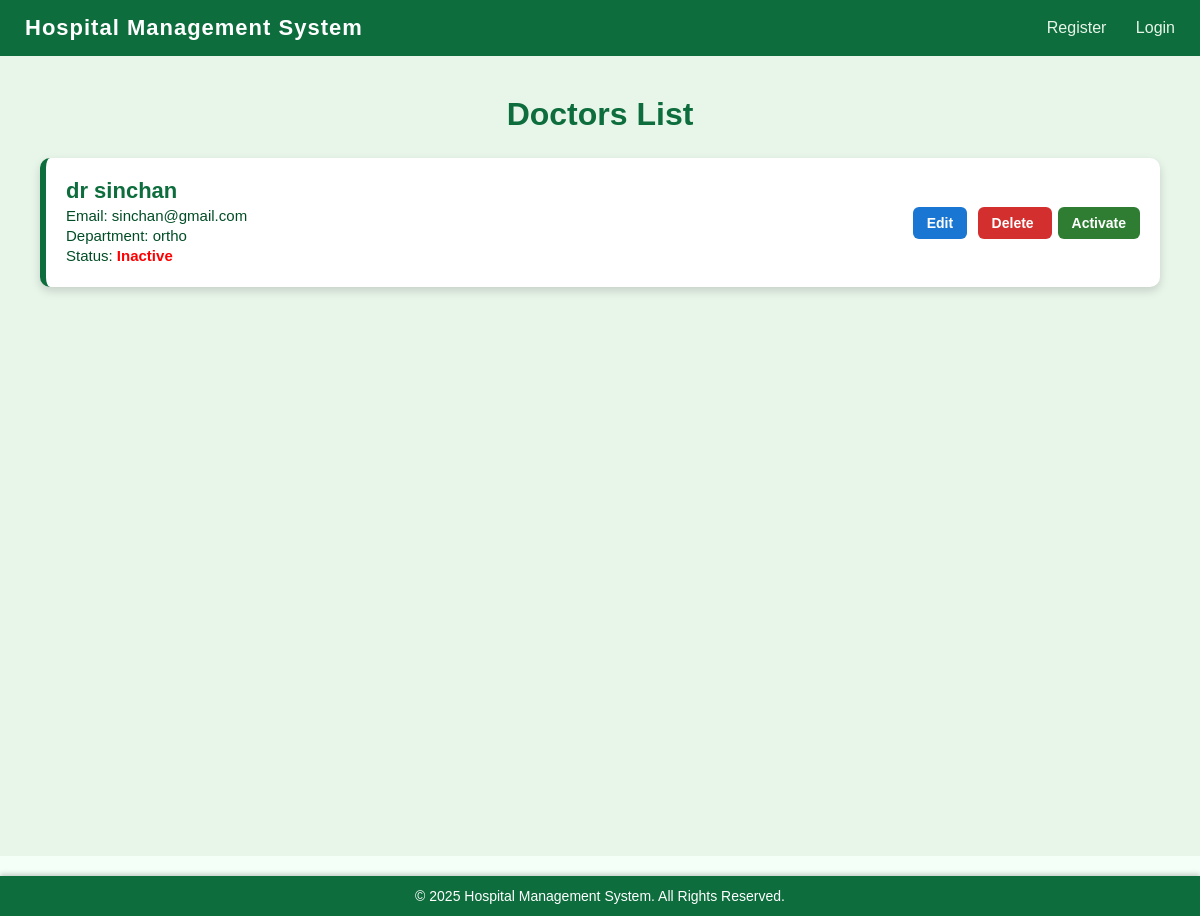
/admin_dashboard/view_doctor/4, run on an earlier commit of the app's database.
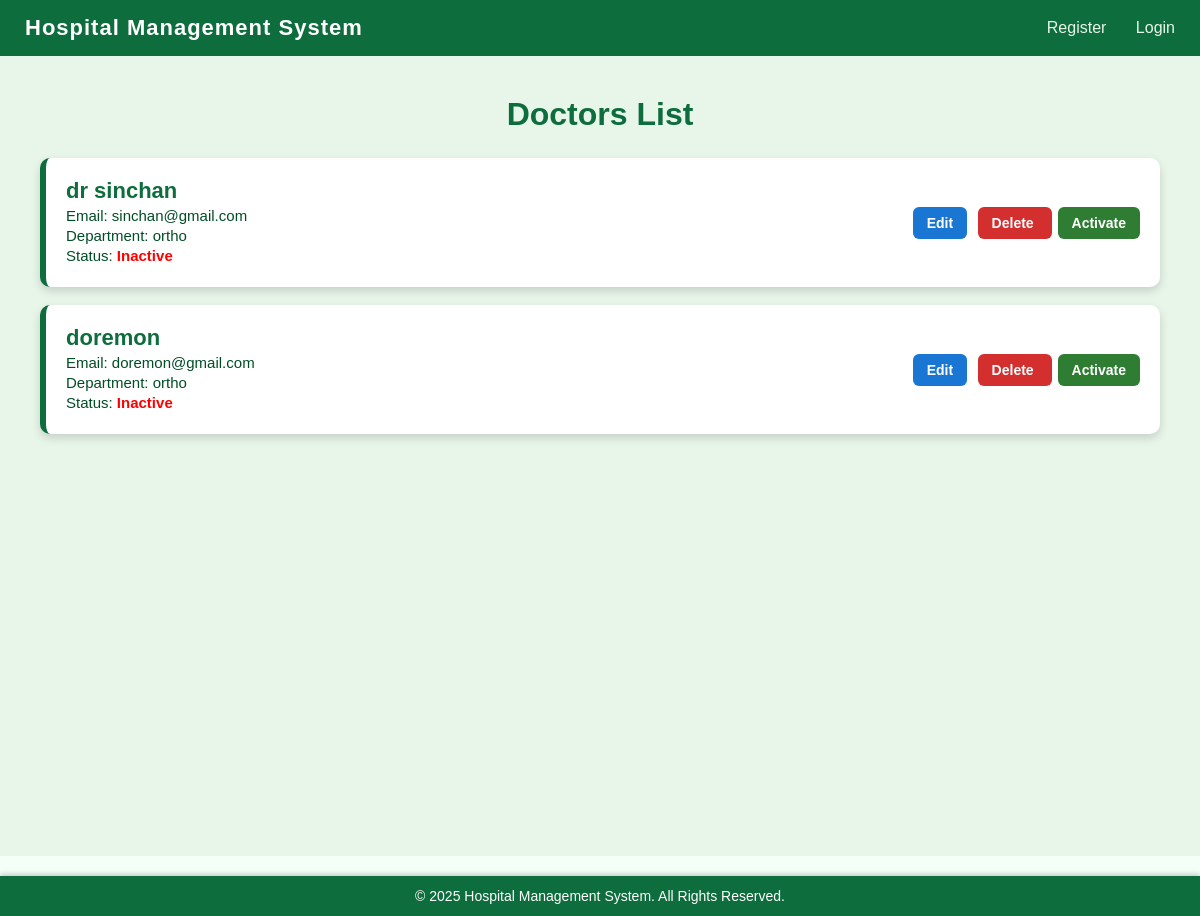
And on a later commit of the database.
### app.py (models this page shows)
class User(db.Model):
    __tablename__='users'
    id=db.Column(db.Integer,primary_key=True)
    username=db.Column(db.String(150),unique=True,nullable=False)
    email=db.Column(db.String(150),unique=True,nullable=False)
    password=db.Column(db.String(150),nullable=False)
    role=db.Column(db.String(50),nullable=False)#eg doctor admin patient
    created_at=db.Column(db.DateTime,default=datetime.utcnow)
    department_id=db.Column(db.Integer,db.ForeignKey('departments.id'),nullable=True)
    department=db.relationship("Department",back_populates="doctors")
    experience=db.Column(db.Integer,nullable=True)
    qualifications=db.Column(db.String(250),nullable=True)
    blacklisted=db.Column(db.Boolean, default=False)
    availabilities = db.relationship('DoctorAvailability', back_populates='doctor', cascade="all, delete-orphan")

class Department(db.Model):
    __tablename__='departments'
    id=db.Column(db.Integer,primary_key=True)
    department_name=db.Column(db.String(100),unique=True,nullable=False)
    description=db.Column(db.Text,nullable=True)
    doctors=db.relationship("User",back_populates="department")

### app.py (the view)
@app.route('/admin_dashboard/view_doctor/<int:dept_id>')
def view_dct(dept_id):
    doctors=User.query.filter_by(department_id=dept_id)
    return render_template('view_doctor.html',doctors=doctors)

### templates/view_doctor.html (shortened to what this page needs)
{% extends "base.html" %}
{% block content %}
<div class="page-container">
    <h1 class="page-title">Doctors List</h1>
    {% for doc in doctors %}
    <div class="doctor-card">
        <div class="doctor-info">
            <h3>{{ doc.username }}</h3>
            <p>Email: {{ doc.email }}</p>
            <p>Department: {{ doc.department.department_name }}</p>
            <p>Status:
                {% if doc.is_active %}
                    <strong style="color: green;">Active</strong>
                {% else %}
                    <strong style="color: red;">Inactive</strong>
                {% endif %}
            </p>
        </div>
        <div class="action-buttons">
            <a href="/edit_doctor/{{ doc.id }}" class="edit-btn">Edit</a>
            <a href="{{ url_for('delete_doctor', doctor_id=doc.id) }}" class="delete-btn"
               onclick="return confirm('Are you sure you want to delete this doctor?');">
               Delete
            </a>
            {% if doc.is_active %}
                <a href="/deactivate_doctor/{{ doc.id }}" class="disable-btn">Disable</a>
            {% else %}
                <a href="/activate_doctor/{{ doc.id }}" class="activate-btn">Activate</a>
            {% endif %}
        </div>
    </div>
    {% endfor %}
</div>
{% endblock %}

What changed in the data, as far as the page shows it:
added User: username "doremon", email "doremon@gmail.com", department.department_name "ortho"
